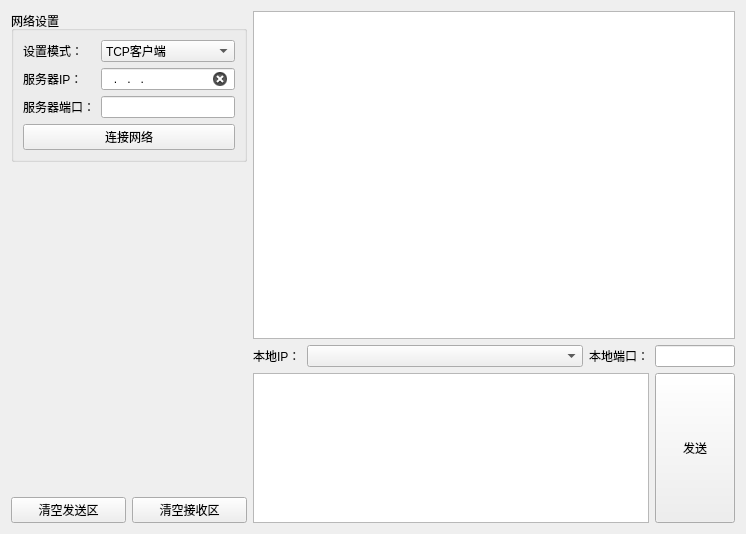
<?xml version="1.0" encoding="UTF-8"?>
<ui version="4.0">
 <class>NetAssistantWidget</class>
 <widget class="QWidget" name="NetAssistantWidget">
  <property name="geometry">
   <rect>
    <x>0</x>
    <y>0</y>
    <width>746</width>
    <height>534</height>
   </rect>
  </property>
  <property name="windowTitle">
   <string>Form</string>
  </property>
  <layout class="QHBoxLayout" name="horizontalLayout_3" stretch="0,1">
   <item>
    <layout class="QVBoxLayout" name="verticalLayout_2">
     <item>
      <widget class="QGroupBox" name="groupBox">
       <property name="title">
        <string>网络设置</string>
       </property>
       <layout class="QGridLayout" name="gridLayout">
        <item row="0" column="0">
         <widget class="QLabel" name="label_3">
          <property name="text">
           <string>设置模式：</string>
          </property>
         </widget>
        </item>
        <item row="0" column="1">
         <widget class="QComboBox" name="cb_mode">
          <item>
           <property name="text">
            <string>TCP客户端</string>
           </property>
          </item>
          <item>
           <property name="text">
            <string>TCP服务器</string>
           </property>
          </item>
          <item>
           <property name="text">
            <string>UDP</string>
           </property>
          </item>
         </widget>
        </item>
        <item row="1" column="0">
         <widget class="QLabel" name="label_4">
          <property name="text">
           <string>服务器IP：</string>
          </property>
         </widget>
        </item>
        <item row="1" column="1">
         <widget class="QLineEdit" name="edit_target_ip">
          <property name="inputMask">
           <string>000.000.000.000</string>
          </property>
          <property name="clearButtonEnabled">
           <bool>true</bool>
          </property>
         </widget>
        </item>
        <item row="2" column="0">
         <widget class="QLabel" name="label_5">
          <property name="text">
           <string>服务器端口：</string>
          </property>
         </widget>
        </item>
        <item row="2" column="1">
         <widget class="QLineEdit" name="edit_target_port">
          <property name="inputMask">
           <string>00000</string>
          </property>
          <property name="clearButtonEnabled">
           <bool>true</bool>
          </property>
         </widget>
        </item>
        <item row="3" column="0" colspan="2">
         <widget class="QPushButton" name="btn_connect">
          <property name="minimumSize">
           <size>
            <width>200</width>
            <height>0</height>
           </size>
          </property>
          <property name="text">
           <string>连接网络</string>
          </property>
          <property name="icon">
           <iconset resource="../../实战开发03-网络工具箱/ui/resource.qrc">
            <normaloff>:/ic/disconnect</normaloff>:/ic/disconnect</iconset>
          </property>
          <property name="checkable">
           <bool>false</bool>
          </property>
         </widget>
        </item>
       </layout>
      </widget>
     </item>
     <item>
      <spacer name="verticalSpacer">
       <property name="orientation">
        <enum>Qt::Vertical</enum>
       </property>
       <property name="sizeHint" stdset="0">
        <size>
         <width>20</width>
         <height>40</height>
        </size>
       </property>
      </spacer>
     </item>
     <item>
      <layout class="QHBoxLayout" name="horizontalLayout_5">
       <property name="bottomMargin">
        <number>0</number>
       </property>
       <item>
        <widget class="QPushButton" name="btn_clear_send">
         <property name="text">
          <string>清空发送区</string>
         </property>
        </widget>
       </item>
       <item>
        <widget class="QPushButton" name="btn_clear_recv">
         <property name="text">
          <string>清空接收区</string>
         </property>
        </widget>
       </item>
      </layout>
     </item>
    </layout>
   </item>
   <item>
    <layout class="QVBoxLayout" name="verticalLayout" stretch="1,0,0">
     <item>
      <widget class="QPlainTextEdit" name="edit_recv"/>
     </item>
     <item>
      <layout class="QHBoxLayout" name="horizontalLayout" stretch="0,1,0,0">
       <item>
        <widget class="QLabel" name="label">
         <property name="text">
          <string>本地IP：</string>
         </property>
        </widget>
       </item>
       <item>
        <widget class="QComboBox" name="cb_local_ip"/>
       </item>
       <item>
        <widget class="QLabel" name="label_2">
         <property name="text">
          <string>本地端口：</string>
         </property>
        </widget>
       </item>
       <item>
        <widget class="QLineEdit" name="edit_local_port">
         <property name="maximumSize">
          <size>
           <width>80</width>
           <height>16777215</height>
          </size>
         </property>
        </widget>
       </item>
      </layout>
     </item>
     <item>
      <layout class="QHBoxLayout" name="horizontalLayout_2">
       <item>
        <widget class="QPlainTextEdit" name="edit_send">
         <property name="maximumSize">
          <size>
           <width>16777215</width>
           <height>150</height>
          </size>
         </property>
        </widget>
       </item>
       <item>
        <widget class="QPushButton" name="btn_send">
         <property name="sizePolicy">
          <sizepolicy hsizetype="Minimum" vsizetype="Expanding">
           <horstretch>0</horstretch>
           <verstretch>0</verstretch>
          </sizepolicy>
         </property>
         <property name="text">
          <string>发送</string>
         </property>
        </widget>
       </item>
      </layout>
     </item>
    </layout>
   </item>
  </layout>
 </widget>
 <resources>
  <include location="../../实战开发03-网络工具箱/ui/resource.qrc"/>
 </resources>
 <connections/>
</ui>
